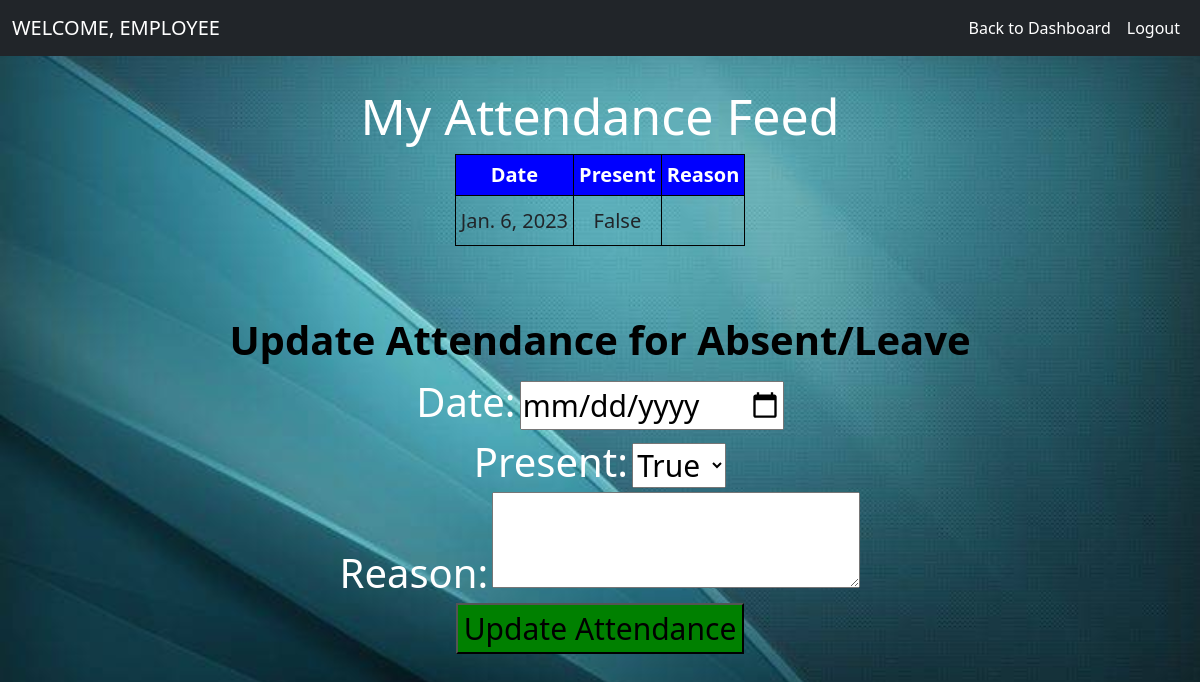
Page /user-attendance/ (signed in) on the earlier database version.
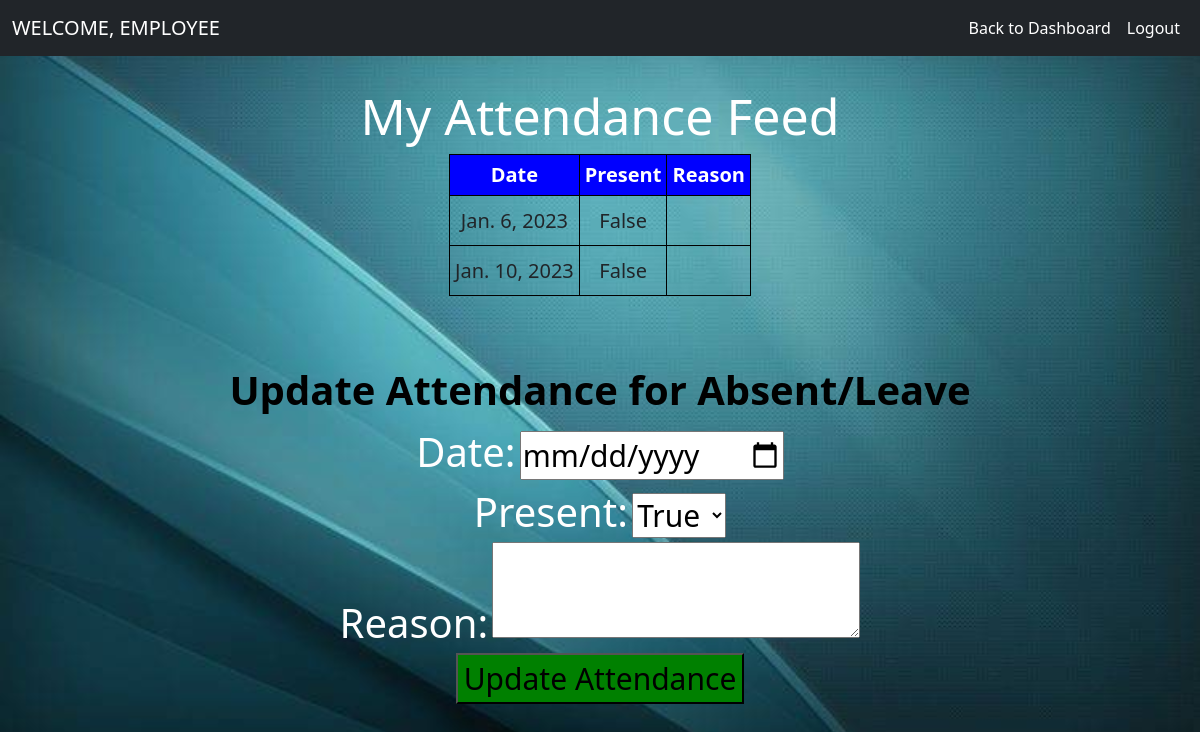
Same page on the later database version.
### other_features/models.py (models this page shows)
class Attendance(models.Model):
    user = models.ForeignKey(User, on_delete=models.CASCADE)
    date = models.DateField()
    present = models.BooleanField(default=False)
    reason = models.TextField(blank=True)

### other_features/views.py (the view)
# urls.py: path('user-attendance/',user_attendance, name='user_attendance'),
def user_attendance(request):
    attendance_records = Attendance.objects.filter(user=request.user)
    if request.method == 'POST':
        date = request.POST['date']
        present = request.POST['present']
    context = {'attendance_records': attendance_records}
    return render(request, 'user_attendance.html', context)

### other_features/templates/user_attendance.html (shortened to what this page needs)
{% extends 'emp_home.html' %}
{% block body %}
{% load static %}
<body style="background-image:url('{% static 'images/adb.jpg'%}'); background-repeat: no repeat; background-size: 100%">
<center>
    <h1>My Attendance Feed</h1>
    <table>
        <tr>
            <th>Date</th>
            <th>Present</th>
            <th>Reason</th>
        </tr>
        {% for record in attendance_records %}
            <tr>
                <td>{{ record.date }}</td>
                <td>{{ record.present }}</td>
                <td>{{ record.reason }}</td>
            </tr>
        {% endfor %}
    </table>
    <h2>Update Attendance for Absent/Leave</h2>
    <form method="post" action="{% url 'update_attendance' %}">
        <label for="id_date" style="font-size:40px; color:white">Date:</label>
        <input style="font-size:30px"type="date" name="date" id="id_date" required>
        <br>
        <label style="font-size:40px; color:white" for="id_present">Present:</label>
        <select style="font-size:30px" name="present" id="id_present">
          <option value="True">True</option>
        </select>
        <br>
        <label style="font-size:40px; color:white" for="id_reason">Reason:</label>
        <textarea style="font-size:30px" name="reason" id="id_reason"></textarea>
        <br>
        <input style="font-size:30px; background-color: green;" type="submit" value="Update Attendance">
    </form>
</center>
</body>
{% endblock  %}

Differences in the rows shown:
added Attendance: date "Jan. 10, 2023", present "False"
